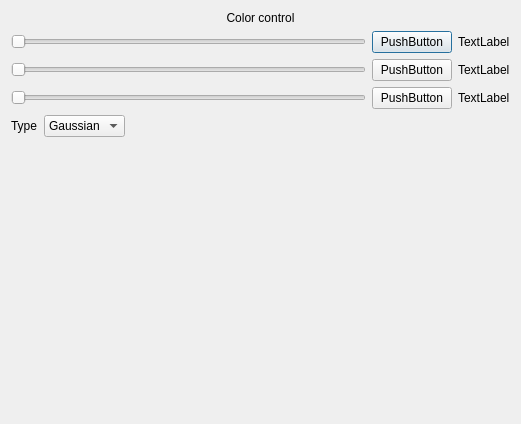
<?xml version="1.0" encoding="UTF-8"?>
<ui version="4.0">
 <class>curveFilterDialog</class>
 <widget class="QDialog" name="curveFilterDialog">
  <property name="geometry">
   <rect>
    <x>0</x>
    <y>0</y>
    <width>521</width>
    <height>424</height>
   </rect>
  </property>
  <property name="windowTitle">
   <string>Dialog</string>
  </property>
  <layout class="QVBoxLayout" name="verticalLayout">
   <item>
    <layout class="QHBoxLayout" name="horizontalLayout_2">
     <item>
      <layout class="QVBoxLayout" name="verticalLayout_2">
       <item>
        <widget class="QLabel" name="label_5">
         <property name="text">
          <string>Color control</string>
         </property>
         <property name="alignment">
          <set>Qt::AlignCenter</set>
         </property>
        </widget>
       </item>
       <item>
        <layout class="QHBoxLayout" name="horizontalLayout_3">
         <item>
          <widget class="QSlider" name="horizontalSlider">
           <property name="orientation">
            <enum>Qt::Horizontal</enum>
           </property>
          </widget>
         </item>
         <item>
          <widget class="QPushButton" name="pushButton">
           <property name="text">
            <string>PushButton</string>
           </property>
          </widget>
         </item>
         <item>
          <widget class="QLabel" name="label">
           <property name="text">
            <string>TextLabel</string>
           </property>
          </widget>
         </item>
        </layout>
       </item>
       <item>
        <layout class="QHBoxLayout" name="horizontalLayout_4">
         <item>
          <widget class="QSlider" name="horizontalSlider_2">
           <property name="orientation">
            <enum>Qt::Horizontal</enum>
           </property>
          </widget>
         </item>
         <item>
          <widget class="QPushButton" name="pushButton_2">
           <property name="text">
            <string>PushButton</string>
           </property>
          </widget>
         </item>
         <item>
          <widget class="QLabel" name="label_2">
           <property name="text">
            <string>TextLabel</string>
           </property>
          </widget>
         </item>
        </layout>
       </item>
       <item>
        <layout class="QHBoxLayout" name="horizontalLayout_5">
         <item>
          <widget class="QSlider" name="horizontalSlider_3">
           <property name="orientation">
            <enum>Qt::Horizontal</enum>
           </property>
          </widget>
         </item>
         <item>
          <widget class="QPushButton" name="pushButton_3">
           <property name="text">
            <string>PushButton</string>
           </property>
          </widget>
         </item>
         <item>
          <widget class="QLabel" name="label_3">
           <property name="text">
            <string>TextLabel</string>
           </property>
          </widget>
         </item>
        </layout>
       </item>
      </layout>
     </item>
    </layout>
   </item>
   <item>
    <layout class="QHBoxLayout" name="horizontalLayout">
     <item>
      <widget class="QLabel" name="label_4">
       <property name="text">
        <string>Type</string>
       </property>
      </widget>
     </item>
     <item>
      <widget class="QComboBox" name="comboBox">
       <item>
        <property name="text">
         <string>Gaussian</string>
        </property>
       </item>
      </widget>
     </item>
     <item>
      <spacer name="horizontalSpacer">
       <property name="orientation">
        <enum>Qt::Horizontal</enum>
       </property>
       <property name="sizeHint" stdset="0">
        <size>
         <width>40</width>
         <height>20</height>
        </size>
       </property>
      </spacer>
     </item>
    </layout>
   </item>
   <item>
    <spacer name="verticalSpacer">
     <property name="orientation">
      <enum>Qt::Vertical</enum>
     </property>
     <property name="sizeHint" stdset="0">
      <size>
       <width>20</width>
       <height>40</height>
      </size>
     </property>
    </spacer>
   </item>
  </layout>
 </widget>
 <resources/>
 <connections/>
</ui>
